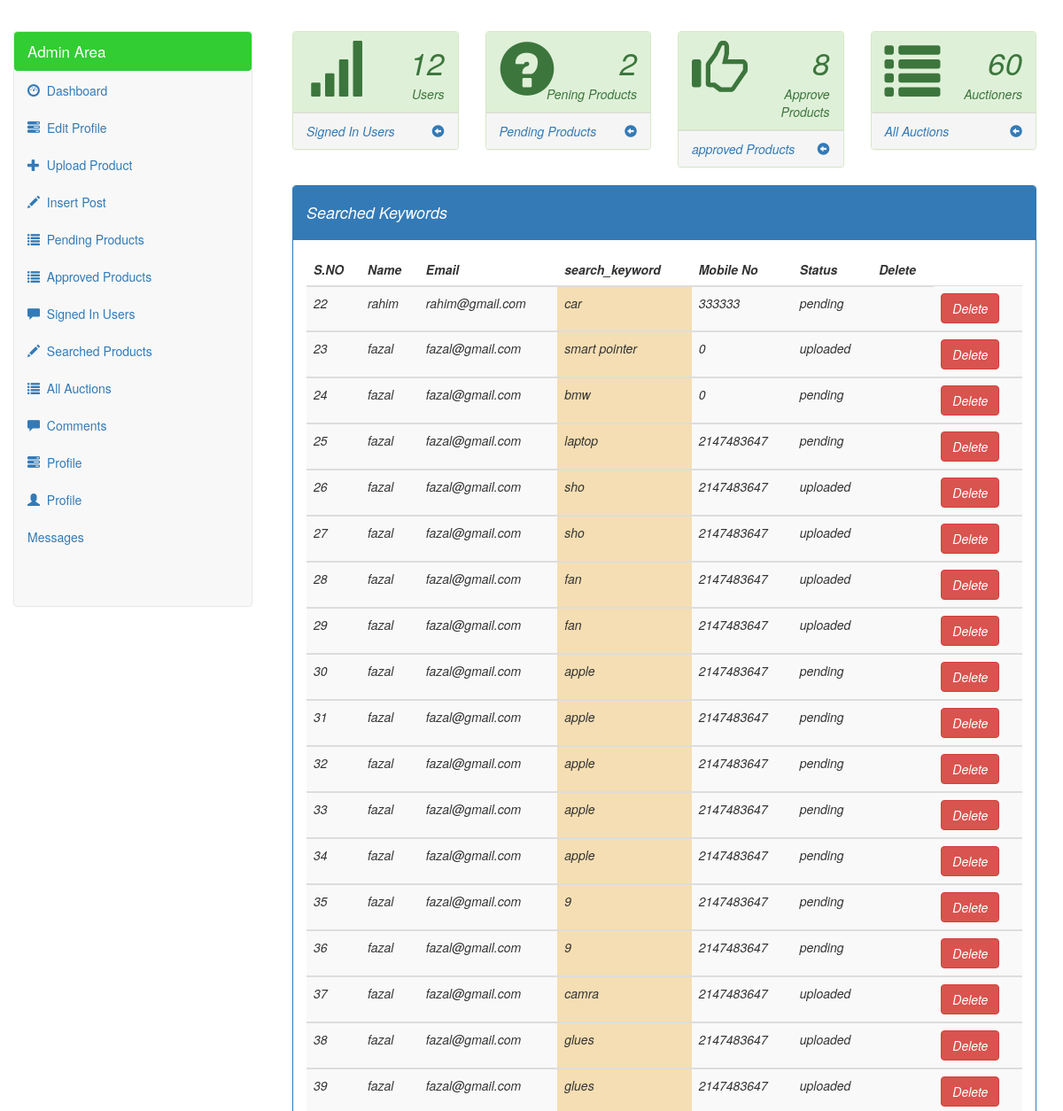
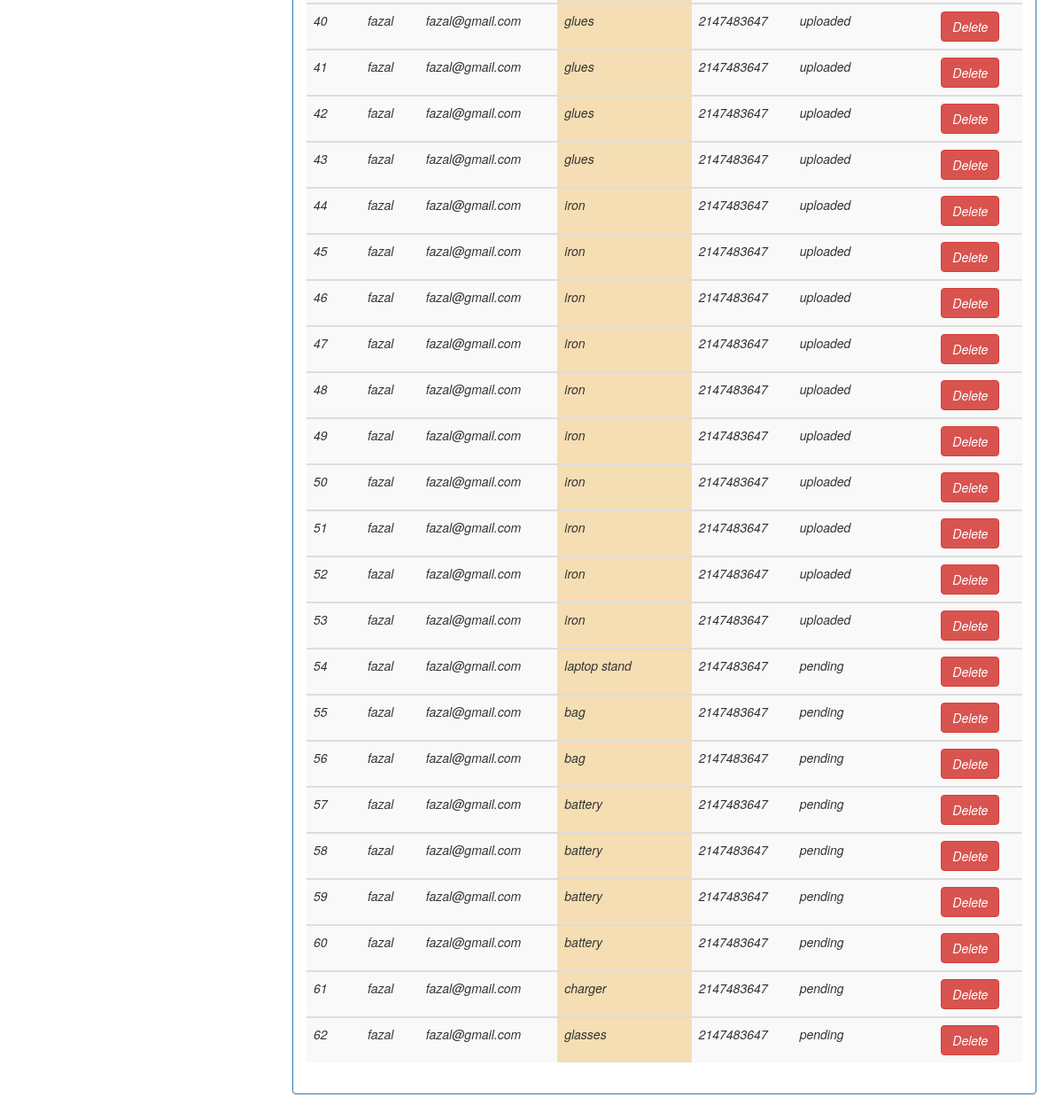
The page /admin/searched_products.php (signed in) on the database its author committed (2 pictures, top to bottom).
### tables this page shows
CREATE TABLE `searched_products` (
  `id` int(100) NOT NULL,
  `name` varchar(100) NOT NULL,
  `email` varchar(100) NOT NULL,
  `password` varchar(100) NOT NULL,
  `mobile_number` int(100) NOT NULL,
  `search_keyword` text NOT NULL,
  `status` text NOT NULL
);

### admin/searched_products.php (the view, shortened to what this page needs)
<?php
if(!isset($_SESSION['admin_email'])){
echo "<script>window.open('index.php','_self')</script>";
}
else{
	?>
<!DOCTYPE html>
<html>
<head>
<?php require_once 'parts/header.php'; ?>
</head>
<body>
<?php include('admin_left_area.php'); ?>
<div class="col-lg-12">
		<div class="panel panel-primary">
		<div class="panel-heading"><h4>Searched Keywords</h4></div>
		<div class="panel-body">
		<table class="table table-striped">
		<thead>
			<tr>
			   <th>S.NO</th>
			   <th>Name</th>
			    <th>Email</th>
			    <th>search_keyword</th>
			     <th>Mobile No</th>
			     <th>Status</th>
			     <th>Delete</th>
			</tr>
		</thead>
			 <?php
			include('connect.php');
       $query2=mysqli_query($con," SELECT * FROM searched_products ");
             while($row2=mysqli_fetch_array($query2)){
                 $serial=$row2['id'];
                  $name=$row2['name'];
                  $email=$row2['email'];
                  $mobile=$row2['mobile_number'];
                  $search_keyword=$row2['search_keyword'];
                  $status=$row2['status'];
                  ?>
                  <?php
    echo "<tbody>
           <tr>
		     <td>$serial</td>
		     <td>$name</td>
		     <td>$email</td>
		   <td style='background:wheat;'>$search_keyword</td>
		   <td>$mobile</td>
		   <td>$status<td>
		<td><a href='reject_searched_products.php?reje=$email' class='btn btn-danger'>Delete</a></td>
		</tr>
		</tbody>";
	}
		?>
		</table>
        </div>
        </div>
        </div>
</body>
</html>
<?php } ?>

### rows shown on the page
searched_products: id "22", name "rahim", email "rahim@gmail.com", search_keyword "car", mobile_number "333333", status "pending"
searched_products: id "23", name "fazal", email "fazal@gmail.com", search_keyword "smart pointer", mobile_number "0", status "uploaded"
searched_products: id "24", name "fazal", email "fazal@gmail.com", search_keyword "bmw", mobile_number "0", status "pending"
searched_products: id "25", name "fazal", email "fazal@gmail.com", search_keyword "laptop", mobile_number "2147483647", status "pending"
searched_products: id "26", name "fazal", email "fazal@gmail.com", search_keyword "sho", mobile_number "2147483647", status "uploaded"
searched_products: id "27", name "fazal", email "fazal@gmail.com", search_keyword "sho", mobile_number "2147483647", status "uploaded"
searched_products: id "28", name "fazal", email "fazal@gmail.com", search_keyword "fan", mobile_number "2147483647", status "uploaded"
searched_products: id "29", name "fazal", email "fazal@gmail.com", search_keyword "fan", mobile_number "2147483647", status "uploaded"
searched_products: id "30", name "fazal", email "fazal@gmail.com", search_keyword "apple", mobile_number "2147483647", status "pending"
searched_products: id "31", name "fazal", email "fazal@gmail.com", search_keyword "apple", mobile_number "2147483647", status "pending"
searched_products: id "32", name "fazal", email "fazal@gmail.com", search_keyword "apple", mobile_number "2147483647", status "pending"
searched_products: id "33", name "fazal", email "fazal@gmail.com", search_keyword "apple", mobile_number "2147483647", status "pending"
searched_products: id "34", name "fazal", email "fazal@gmail.com", search_keyword "apple", mobile_number "2147483647", status "pending"
searched_products: id "35", name "fazal", email "fazal@gmail.com", search_keyword "9", mobile_number "2147483647", status "pending"
searched_products: id "36", name "fazal", email "fazal@gmail.com", search_keyword "9", mobile_number "2147483647", status "pending"
searched_products: id "37", name "fazal", email "fazal@gmail.com", search_keyword "camra", mobile_number "2147483647", status "uploaded"
searched_products: id "38", name "fazal", email "fazal@gmail.com", search_keyword "glues", mobile_number "2147483647", status "uploaded"
searched_products: id "39", name "fazal", email "fazal@gmail.com", search_keyword "glues", mobile_number "2147483647", status "uploaded"
searched_products: id "40", name "fazal", email "fazal@gmail.com", search_keyword "glues", mobile_number "2147483647", status "uploaded"
searched_products: id "41", name "fazal", email "fazal@gmail.com", search_keyword "glues", mobile_number "2147483647", status "uploaded"
searched_products: id "42", name "fazal", email "fazal@gmail.com", search_keyword "glues", mobile_number "2147483647", status "uploaded"
searched_products: id "43", name "fazal", email "fazal@gmail.com", search_keyword "glues", mobile_number "2147483647", status "uploaded"
searched_products: id "44", name "fazal", email "fazal@gmail.com", search_keyword "iron", mobile_number "2147483647", status "uploaded"
searched_products: id "45", name "fazal", email "fazal@gmail.com", search_keyword "iron", mobile_number "2147483647", status "uploaded"
searched_products: id "46", name "fazal", email "fazal@gmail.com", search_keyword "iron", mobile_number "2147483647", status "uploaded"
searched_products: id "47", name "fazal", email "fazal@gmail.com", search_keyword "iron", mobile_number "2147483647", status "uploaded"
searched_products: id "48", name "fazal", email "fazal@gmail.com", search_keyword "iron", mobile_number "2147483647", status "uploaded"
searched_products: id "49", name "fazal", email "fazal@gmail.com", search_keyword "iron", mobile_number "2147483647", status "uploaded"
searched_products: id "50", name "fazal", email "fazal@gmail.com", search_keyword "iron", mobile_number "2147483647", status "uploaded"
searched_products: id "51", name "fazal", email "fazal@gmail.com", search_keyword "iron", mobile_number "2147483647", status "uploaded"
searched_products: id "52", name "fazal", email "fazal@gmail.com", search_keyword "iron", mobile_number "2147483647", status "uploaded"
searched_products: id "53", name "fazal", email "fazal@gmail.com", search_keyword "iron", mobile_number "2147483647", status "uploaded"
searched_products: id "54", name "fazal", email "fazal@gmail.com", search_keyword "laptop stand", mobile_number "2147483647", status "pending"
searched_products: id "55", name "fazal", email "fazal@gmail.com", search_keyword "bag", mobile_number "2147483647", status "pending"
searched_products: id "56", name "fazal", email "fazal@gmail.com", search_keyword "bag", mobile_number "2147483647", status "pending"
searched_products: id "57", name "fazal", email "fazal@gmail.com", search_keyword "battery", mobile_number "2147483647", status "pending"
searched_products: id "58", name "fazal", email "fazal@gmail.com", search_keyword "battery", mobile_number "2147483647", status "pending"
searched_products: id "59", name "fazal", email "fazal@gmail.com", search_keyword "battery", mobile_number "2147483647", status "pending"
searched_products: id "60", name "fazal", email "fazal@gmail.com", search_keyword "battery", mobile_number "2147483647", status "pending"
searched_products: id "61", name "fazal", email "fazal@gmail.com", search_keyword "charger", mobile_number "2147483647", status "pending"
searched_products: id "62", name "fazal", email "fazal@gmail.com", search_keyword "glasses", mobile_number "2147483647", status "pending"

### other values the page prints
$id "12"
$id "2"
$id "8"
$count "60"
